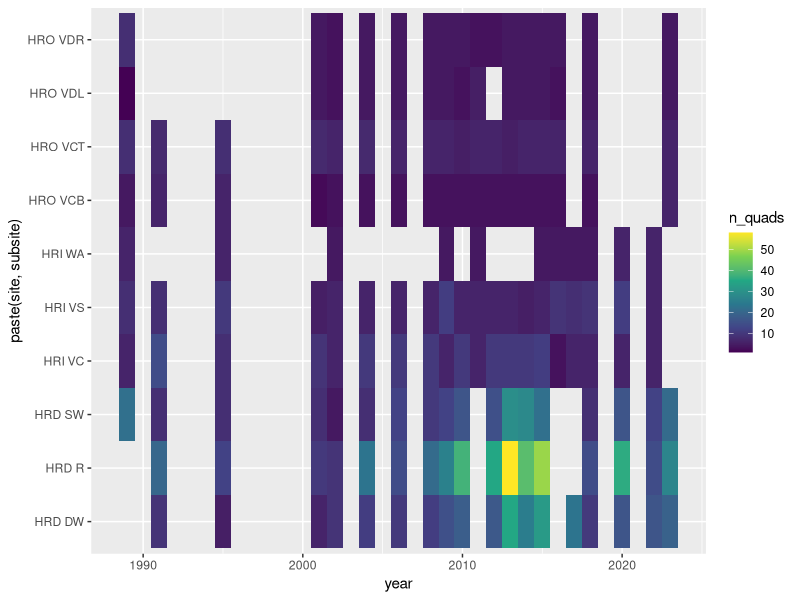
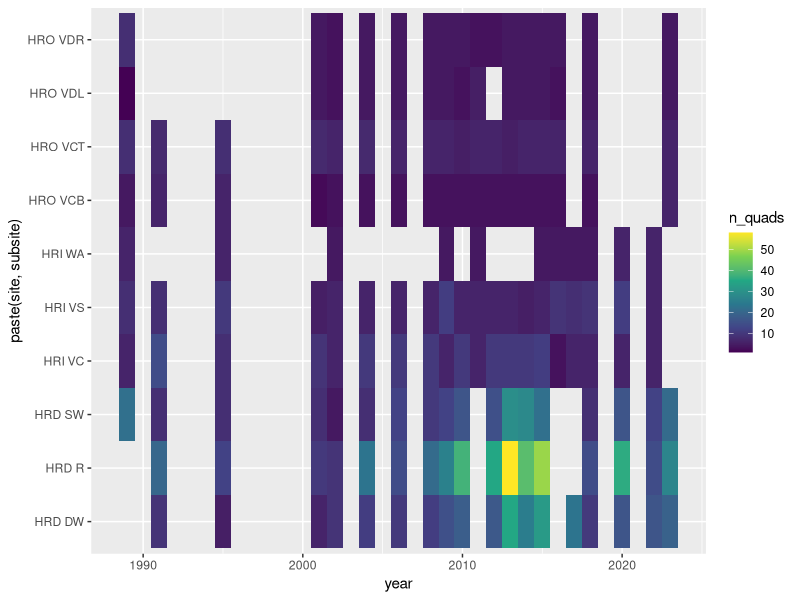

Reproduce these figures in R, in order.
#' ---------------------------------------------
#' Generate % Cover data from classification
#' masks done by the segmentation model
#' ---------------------------------------------

library(dplyr)
library(readr)
library(purrr)
library(glue)
library(tidyr)
library(ggplot2)

# classification data
cover_data <- read_csv("data/Photos_to_be_Annotated_predictions_20251023.csv") |>
  rename(image = Image) |>
  separate_wider_delim(image, "/",
                       names = c("site",
                                 "year",
                                 "depth", 
                                 "folder",
                                 "image_name"),
                       cols_remove = FALSE) |>
  select(-folder, -image_name) |>
  mutate(depth = gsub(" .*", "", depth),#trim site name from some
         year = gsub(" .*", "", year),
         site = gsub(" ", "", site)) 
  
# new data for annotations we already did
annotated_cover_data <- read_csv("data/Annotated_photos_predictions_20251023.csv") |>
  rename(image = Image) |>
  mutate(image = gsub("-", "/", image),
         image = gsub("_", "/", image)) |>
  separate_wider_delim(image, "/",
                       names = c("year",
                                 "site",
                                 "depth", 
                                 "image_name"),
                       too_few = "debug",
                       too_many = "merge", # some subsites and image names were split
                       cols_remove = FALSE) |>
  # For some, depths got weird
  mutate(depth = ifelse(grepl("HRDeepP", depth), "Deep", depth)) |>
  mutate(depth = gsub("HRD", "Deep", depth))|> #filename snafu
  #ok, fixed
  select(-c(image_name, image_ok, image_pieces, image_remainder)) |>
  mutate(site = ifelse(site %in% c("DW", "LR", "LRB", "DWB", "DWT", "LRT"),
                   "HRD",
                   site))

all_cover_data <- bind_rows(cover_data, annotated_cover_data) |>
  mutate(image_name = gsub(".*/", "", image)) |>
  mutate(year = as.numeric(year))

##
# write manifest so we have it
##
all_cover_data |>
  group_by(image) |>
  slice(1L) |>
  select(site, year, depth, image) |>
  write_csv("data/manifest_unmarked.csv")

##
# file info
##
manifest <- read_csv("data/manifest_20251023.csv")

# check bad joins - should be nothing
anti_join(manifest, all_cover_data)
anti_join(all_cover_data, manifest)

cover_joined <- left_join(all_cover_data, manifest) |>
  mutate(subsite = ifelse(subsite == "VDRD", "VDR", subsite)) #typo


# see when things were sampled
cover_joined |>
  group_by(site, subsite, year) |>
  summarize(n_quads = n_distinct(image)) |>
  ggplot(
       aes(x = year, 
           y = paste(site, subsite),
           fill = n_quads)) +
  geom_tile() +
  scale_fill_viridis_c()

###
# Get correct total image pixels
# by deleting the FRM and BACK from total image pixels and then 
# filtering BACK out as we no longer need it
###
cover_joined_proportions <- cover_joined |>
  group_by(site, subsite, year, image) |>
  mutate(#BACK_pixels = ifelse(class == "BACK", pixels, 0),  BACK is non-classified species
         framer_pixels = ifelse(class == "FRM", pixels, 0),
         mobile_pixels = ifelse(class %in% c("DROE", "AST"), pixels, 0),
           total_sampled_pixels = `total pixels in image` -
           #sum(BACK_pixels) - #BACK is non-classified species
           sum(mobile_pixels) - 
           sum(framer_pixels)) |>
  ungroup() |>
  filter(!(class %in% c("BACK", "DROE", "AST", "FRM"))) |>
  mutate(proportion = pixels / total_sampled_pixels)

###
# Add zeroes where needed
###

cover_joined_proportions_zeroes <- cover_joined_proportions |>
  # add zeroes
  complete(crossing(nesting(site, subsite, image,
                            depth,
                            year, 
                            image_name, total_sampled_pixels), 
                    class), 
           fill = list(pixels = 0, proportion = 0)) |>
  select(site, subsite, image,
         depth, year, class,
         proportion, pixels, total_sampled_pixels,
         image_name)

##
# expand names of classes to species
##
class_dictionary <- read_csv("data/Merged_Species_list_with_colors.csv") |>
  rename(class = CoralNetCode) |>
  rename_with(tolower)

newclass <- tribble(
  ~genus, ~species, ~class, ~`hex code`,
  "Mussel", "", "MUSS", "#?????"
)

class_dictionary <- bind_rows(class_dictionary, newclass)

#class_dictionary[class_dictionary$class %in% clean_data$class,] |> View()

# join! by class
clean_data_joined <- 
  left_join(cover_joined_proportions_zeroes, class_dictionary) |>
  mutate(species = paste(genus, species)) |>
  select(-genus)|>
  mutate(species = gsub(" $", "", species))

# check for missed classes
clean_data_joined$class[which(is.na(clean_data_joined$`hex code`))] |> unique()

# see unique species
clean_data_joined |> pull(species) |> unique() |> sort()

##
# write our what species we have
##
tibble(species = clean_data_joined$species |>
         unique() |> 
         sort()) |> 
  write_csv("data/unique_species.csv")


##
# add site continuous depth info
##
site_data_dictionary <- 
  read_csv("data/Subsite_Depth_Key.csv")|>
  rename_with(tolower) |>
  rename(depth = depth_category)

aggregated_data_with_info <- 
  left_join(clean_data_joined, site_data_dictionary) 

# check and make sure we didn't miss anything
which(is.na(aggregated_data_with_info$average_depth))

# check and make sure we have at least 1 
# measurement per subsite:site in the dictionary
anti_join(site_data_dictionary, aggregated_data_with_info)

##
# swap species and clean_species
# to avoid future problems of using a "/" in species names
# which makes some functions think we are referencing another
# directory - also prep for thermal info and add a centered year
##
species_names <- read_csv("data/co_occuring_species_20251024_with_new_classes.csv") |>
  select(-coefficients_species)

aggregated_data_with_info_sp <- 
  aggregated_data_with_info |>
  left_join(species_names) |>
  select(-species) |>
  rename(species = clean_species) |>
  mutate( year = as.numeric(year),
          year_cent = year - mean(seq(min(year), max(year), by = 1)))

# check species names
aggregated_data_with_info_sp$species |> unique() |> sort()

##
# write out
##

write_csv(aggregated_data_with_info_sp, "data/substrate_data_long.csv")



##
# Create a subsite aggregated data set
##

subsite_data <- aggregated_data_with_info_sp |>
  # first, how many quads per subsite per year
  group_by(site, subsite, year, year_cent, 
           depth, average_depth) |>
  mutate (n_quads = n_distinct(image))|>
  # now calculate avg porportion
  group_by(site, subsite, year, year_cent, 
           depth, average_depth,
           class, species, gen_spp) |>
  summarize(n_quads = n_quads[1],
            proportion = sum(proportion)/n_quads[1]) |> 
  ungroup()

# check and make sure things sum to one
subsite_data |>
  group_by(site, subsite, year, year_cent, 
           depth, average_depth) |>
  summarize(total = sum(proportion)) |>
  pull(total)

# see when things were sampled
ggplot(subsite_data,
       aes(x = year, 
           y = paste(site, subsite),
           fill = n_quads)) +
  geom_tile() +
  scale_fill_viridis_c()

##
# Add thermal preference data
##
thermal_data <- read_csv("data/Occurrence_based_species_thermal_indicies_Photos_100825.csv") |>
  select(gen_spp, species_id, n_obis_rec,
         BO21_tempmax_bdmean_mean, BO21_tempmax_bdmin_mean, BO21_tempmax_bdmin_max,
         BO21_tempmax_bdmean_q5, BO21_tempmax_bdmean_q95)

subsite_data_thermal <- 
  left_join(subsite_data, thermal_data)

##
# write out
##
write_csv(subsite_data_thermal, "data/substrate_data_subsite_long.csv")
